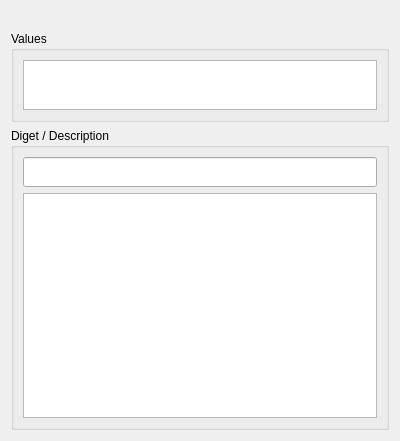
<?xml version="1.0" encoding="UTF-8"?>
<ui version="4.0">
 <class>Page::MessageFree</class>
 <widget class="QWidget" name="Page::MessageFree">
  <property name="geometry">
   <rect>
    <x>0</x>
    <y>0</y>
    <width>400</width>
    <height>441</height>
   </rect>
  </property>
  <property name="windowTitle">
   <string>Form</string>
  </property>
  <layout class="QVBoxLayout" name="verticalLayout_2">
   <item>
    <widget class="QLabel" name="keyInfo">
     <property name="text">
      <string/>
     </property>
     <property name="alignment">
      <set>Qt::AlignLeading|Qt::AlignLeft|Qt::AlignVCenter</set>
     </property>
    </widget>
   </item>
   <item>
    <widget class="QGroupBox" name="valueGroup">
     <property name="title">
      <string>Values</string>
     </property>
     <property name="flat">
      <bool>true</bool>
     </property>
     <layout class="QVBoxLayout" name="verticalLayout_3">
      <item>
       <widget class="ArgumentView" name="argumentView">
        <property name="sizePolicy">
         <sizepolicy hsizetype="Expanding" vsizetype="Preferred">
          <horstretch>0</horstretch>
          <verstretch>0</verstretch>
         </sizepolicy>
        </property>
        <property name="maximumSize">
         <size>
          <width>16777215</width>
          <height>50</height>
         </size>
        </property>
        <property name="baseSize">
         <size>
          <width>0</width>
          <height>0</height>
         </size>
        </property>
       </widget>
      </item>
     </layout>
    </widget>
   </item>
   <item>
    <widget class="QGroupBox" name="digestGroup">
     <property name="title">
      <string>Diget / Description</string>
     </property>
     <property name="flat">
      <bool>true</bool>
     </property>
     <layout class="QVBoxLayout" name="verticalLayout">
      <item>
       <widget class="QLineEdit" name="digestEdit">
        <property name="minimumSize">
         <size>
          <width>0</width>
          <height>30</height>
         </size>
        </property>
       </widget>
      </item>
      <item>
       <widget class="QPlainTextEdit" name="descrptionEdit"/>
      </item>
     </layout>
    </widget>
   </item>
  </layout>
 </widget>
 <customwidgets>
  <customwidget>
   <class>ArgumentView</class>
   <extends>QTreeView</extends>
   <header>Edit/ArgumentView.h</header>
  </customwidget>
 </customwidgets>
 <resources/>
 <connections/>
</ui>
